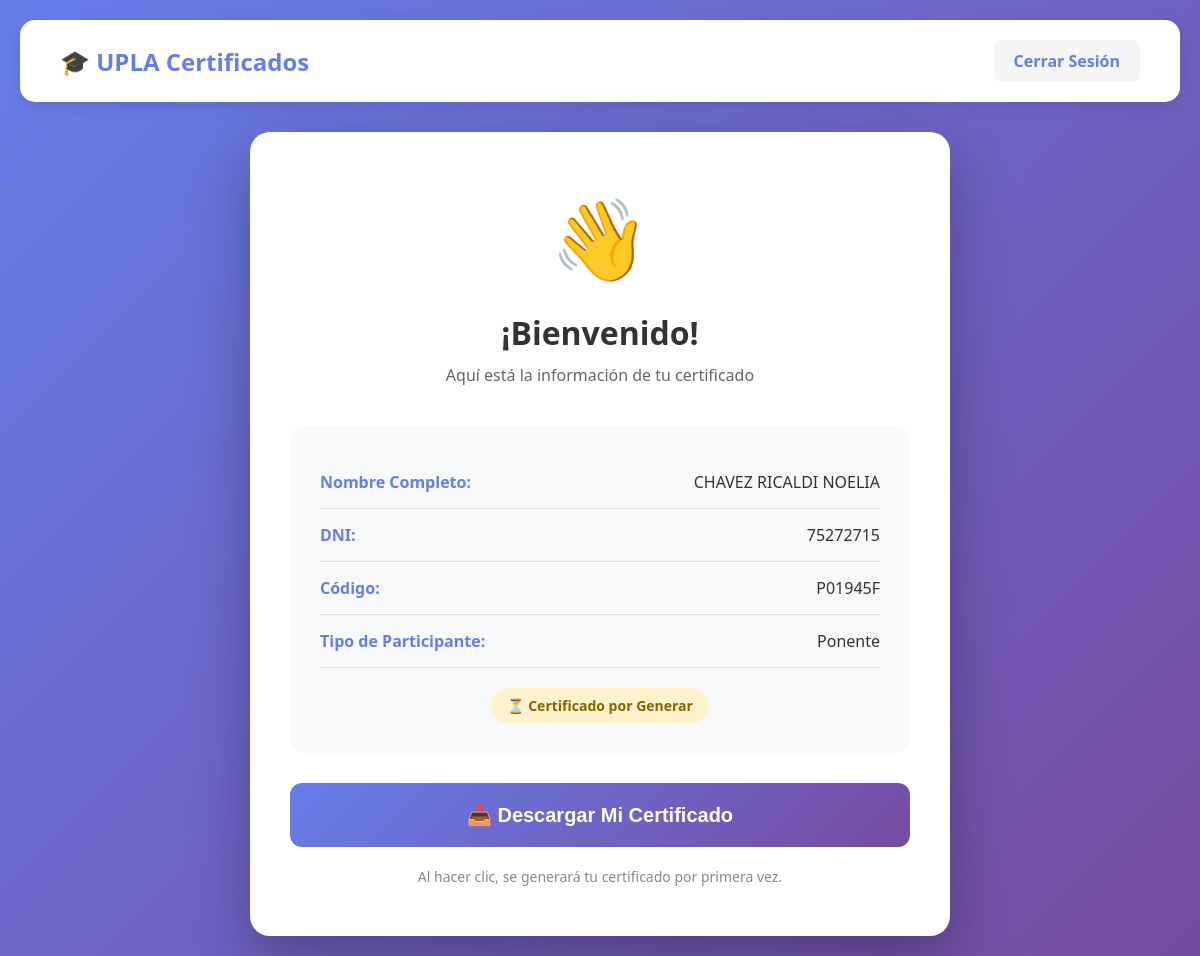
Page /estudiante/panel/ (signed in) on the committed database.
### app_Certigen/models.py (models this page shows, shortened)
class Estudiante(models.Model):
    TIPOS_PARTICIPANTE = [
        ('ponente', 'Ponente'),
        ('asistente', 'Asistente'),
        ('organizador', 'Organizador'),
        ('sponsor', 'Sponsor'),
    ]
    nombre_completo = models.CharField(max_length=200, verbose_name="Nombre Completo")
    codigo = models.CharField(max_length=50, unique=True, verbose_name="Código de Estudiante")
    dni = models.CharField(max_length=8, unique=True, verbose_name="DNI")
    tipo_participante = models.CharField(max_length=20, choices=TIPOS_PARTICIPANTE, verbose_name="Tipo de Participante")
    fecha_registro = models.DateTimeField(auto_now_add=True)
    class Meta:
        verbose_name = "Estudiante"
        verbose_name_plural = "Estudiantes"
        ordering = ['nombre_completo']

### app_Certigen/views.py (the view)
# urls.py: path('estudiante/panel/', views.panel_estudiante_view, name='panel_estudiante'),
def panel_estudiante_view(request):
    estudiante_id = request.session.get('estudiante_id')
    if not estudiante_id:
        return redirect('login_estudiante')
    estudiante = get_object_or_404(Estudiante, id=estudiante_id)
    tiene_certificado = hasattr(estudiante, 'certificado')
    context = {
        'estudiante': estudiante,
        'tiene_certificado': tiene_certificado
    }
    return render(request, 'certigen/panel_estudiante.html', context)

### app_Certigen/templates/certigen/panel_estudiante.html (shortened to what this page needs)
<!DOCTYPE html>
<html lang="es">
  <head>
  </head>
  <body>
    <div class="header">
      <div class="logo-text">🎓 UPLA Certificados</div>
      <a href="{% url 'logout_estudiante' %}" class="logout-btn"
        >Cerrar Sesión</a
      >
    </div>
    <div class="container">
      <div class="welcome">
        <div class="welcome-icon">👋</div>
        <h1>¡Bienvenido!</h1>
        <p style="color: #666">Aquí está la información de tu certificado</p>
      </div>
      <div class="info-card">
        <div class="info-row">
          <span class="info-label">Nombre Completo:</span>
          <span class="info-value">{{ estudiante.nombre_completo }}</span>
        </div>
        <div class="info-row">
          <span class="info-label">DNI:</span>
          <span class="info-value">{{ estudiante.dni }}</span>
        </div>
        <div class="info-row">
          <span class="info-label">Código:</span>
          <span class="info-value">{{ estudiante.codigo }}</span>
        </div>
        <div class="info-row">
          <span class="info-label">Tipo de Participante:</span>
          <span class="info-value"
            >{{ estudiante.get_tipo_participante_display }}</span
          >
        </div>
        <div style="text-align: center">
          {% if tiene_certificado %}
          <span class="status-badge">✓ Certificado Generado</span>
          {% else %}
          <span class="status-badge pending">⏳ Certificado por Generar</span>
          {% endif %}
        </div>
      </div>
      <form method="get" action="{% url 'descargar_certificado' %}">
        <button type="submit" class="btn-download">
          📥 Descargar Mi Certificado
        </button>
      </form>
      <p
        style="
          text-align: center;
          color: #888;
          margin-top: 20px;
          font-size: 14px;
        "
      >
        {% if tiene_certificado %} Tu certificado ya ha sido generado. Al
        descargar, recibirás el mismo documento. {% else %} Al hacer clic, se
        generará tu certificado por primera vez. {% endif %}
      </p>
    </div>
  </body>
</html>

### app_Certigen/templates/certigen/panel_estudiante.html (style rules this page uses)
* { margin: 0; padding: 0; box-sizing: border-box; }
body { font-family: "Segoe UI", Tahoma, Geneva, Verdana, sans-serif; background: linear-gradient(135deg, #667eea 0%, #764ba2 100%); min-height: 100vh; padding: 20px; }
.header { background: white; padding: 20px 40px; border-radius: 15px; margin-bottom: 30px; box-shadow: 0 4px 15px rgba(0, 0, 0, 0.1); display: flex; justify-content: space-between; align-items: center; }
.logo-text { font-size: 24px; font-weight: bold; color: #667eea; }
.logout-btn { padding: 10px 20px; background: #f5f5f5; color: #667eea; text-decoration: none; border-radius: 8px; font-weight: 600; transition: all 0.3s; }
.container { max-width: 700px; margin: 0 auto; background: white; border-radius: 20px; box-shadow: 0 20px 60px rgba(0, 0, 0, 0.3); padding: 50px 40px; }
.welcome { text-align: center; margin-bottom: 40px; }
.welcome-icon { font-size: 80px; margin-bottom: 20px; }
h1 { color: #333; margin-bottom: 10px; font-size: 32px; }
.info-card { background: #f8f9fa; padding: 30px; border-radius: 15px; margin-bottom: 30px; }
.info-row { display: flex; justify-content: space-between; padding: 15px 0; border-bottom: 1px solid #e0e0e0; }
.info-label { font-weight: 600; color: #667eea; }
.info-value { color: #333; text-align: right; }
.btn-download { display: block; width: 100%; padding: 20px; background: linear-gradient(135deg, #667eea 0%, #764ba2 100%); color: white; text-align: center; text-decoration: none; border-radius: 12px; font-size: 20px; font-weight: 600; transition: all 0.3s; border: none; cursor: pointer; }
.status-badge { display: inline-block; padding: 8px 16px; background: #d4edda; color: #155724; border-radius: 20px; font-size: 14px; font-weight: 600; margin-top: 20px; }
.status-badge.pending { background: #fff3cd; color: #856404; }

### rows in the picture
Estudiante: nombre_completo "CHAVEZ RICALDI NOELIA", dni "75272715", codigo "P01945F", tipo_participante "Ponente"
